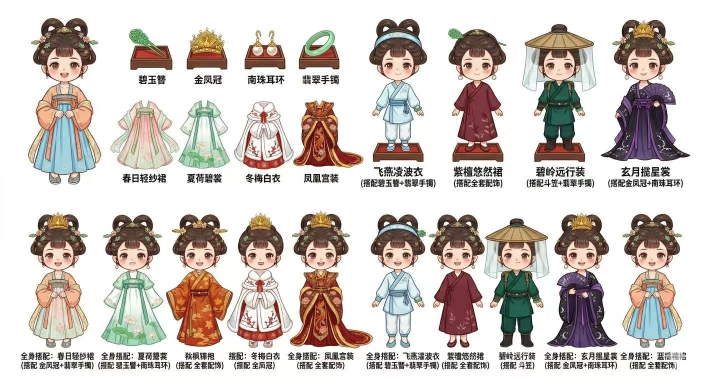
#> input picture frontend/src/components/img_1.png, 1408 x 768 px, found by its file name (shown at 1/2 size)
$ python crop_assets.py
#> lines starting #> are read from the running program, lines starting #| are printed output that depends on the picture
"""
资源裁剪脚本
从用户提供的3张原始图中裁剪出：
  - 8套完整人物搭配图（从 img_1.png 底部）
  - 11个场景背景图（从 img_2.png）
"""
from PIL import Image
import os

BASE = '/Users/chenyinuo02/IdeaProjects/wondergame'
SRC = f'{BASE}/frontend/src/components'
ASSETS = f'{BASE}/frontend/public/assets'

os.makedirs(f'{ASSETS}/outfits', exist_ok=True)
os.makedirs(f'{ASSETS}/scenes', exist_ok=True)

# ============================================================
# img_1.png = 1408×768
# 下半部分是8套全身搭配（y从约390开始到768）
# 8个人物均匀分布在宽度上
# ============================================================
img1 = Image.open(f'{SRC}/img_1.png')
#> img1 is the input picture: PIL image 1408x768 RGB; mean R, G, B 207.4, 199.3, 194.1
W1, H1 = img1.size  # 1408, 768
#> W1 = 1408; H1 = 768
print(f'img_1.png: {W1}x{H1}')
#| img_1.png: 1408x768

# 8套人物从左到右均匀排列
# 从底部那行（y ~ 380到768）
# 根据图片估算：每格宽约 W/8 = 176px
# y: 从370到768（只取人物区域）

outfit_y_start = 370
outfit_y_end   = H1  # 768
#> outfit_y_end = 768

col_w = W1 // 8  # 176
#> col_w = 176

outfits = [
    # (id, name, col_index)
    ('spring_light',   '春日轻纱裙',  0),
    ('summer_lotus',   '夏荷碧裳',    1),
    ('autumn_maple',   '秋枫锦袍',    2),  # 实际是「秋枫锦袍」对应第3列
    ('winter_plum',    '冬梅白衣',    3),
    ('court_phoenix',  '凤凰宫装',    4),
    ('feather_wave',   '飞燕凌波衣',  5),
    ('purple_sandalwood', '紫檀悠然裙', 6),
    ('green_ridge',    '碧岭远行装',  7),
    # 注意img_1.png只有8列，最后一套「玄月揽星裳」在第9张
]

# 从img_1.png裁剪8套
for outfit_id, name, col in outfits:
    x1 = col * col_w
    x2 = (col + 1) * col_w
    y1 = outfit_y_start
    y2 = outfit_y_end
    crop = img1.crop((x1, y1, x2, y2))
    out_path = f'{ASSETS}/outfits/{outfit_id}.png'
    crop.save(out_path)
    print(f'  ✅ {outfit_id}.png ({name}): ({x1},{y1})-({x2},{y2}) -> {crop.size}')

# img.png中还有「玄月揽星裳」（第8套，最右侧）
img0 = Image.open(f'{SRC}/img.png')
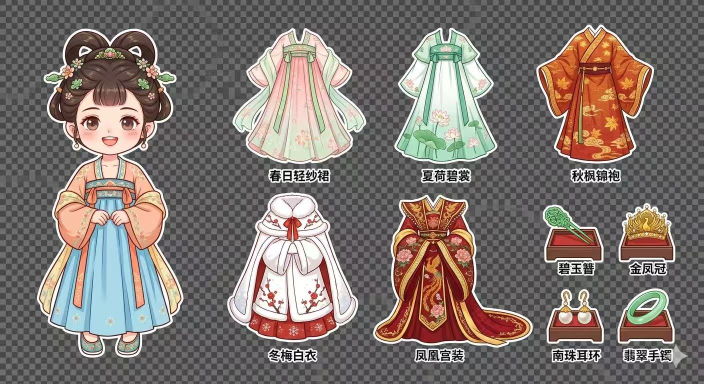
#> input picture frontend/src/components/img.png, 1408 x 768 px, found by its file name (shown at 1/2 size)
#> img0 is the input picture: PIL image 1408x768 RGB; mean R, G, B 126.6, 116.3, 110.9
W0, H0 = img0.size
#> W0 = 1408; H0 = 768
print(f'\nimg.png: {W0}x{H0}')
#| img.png: 1408x768

# img.png 右侧有4套无底图服装 + 4套有人物的独立搭配
# 右半部分（x从704开始）有4个全身人物：飞燕凌波衣、紫檀悠然裙、碧岭远行装、玄月揽星裳
# y从0到768，4列均匀在 704~1408 范围内
right_x_start = 704
right_col_w = (W0 - right_x_start) // 4  # 约176
#> right_col_w = 176

right_outfits = [
    ('feather_wave',      '飞燕凌波衣', 0),
    ('purple_sandalwood', '紫檀悠然裙', 1),
    ('green_ridge',       '碧岭远行装', 2),
    ('moon_star',         '玄月揽星裳', 3),
]

for outfit_id, name, col in right_outfits:
    x1 = right_x_start + col * right_col_w
    x2 = right_x_start + (col + 1) * right_col_w
    y1 = 0
    y2 = H0
    crop = img0.crop((x1, y1, x2, y2))
    out_path = f'{ASSETS}/outfits/{outfit_id}.png'
    crop.save(out_path)
    print(f'  ✅ {outfit_id}.png ({name}): ({x1},{y1})-({x2},{y2}) -> {crop.size}')
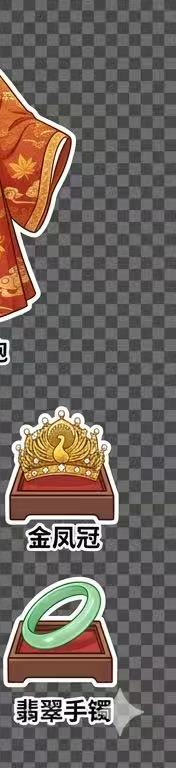
#> crop: PIL image 176x768 RGB; mean R, G, B 111.1, 100.6, 94.5

# ============================================================
# img_1.png 底部行的8套全身搭配（带人物的完整搭配）
# 第0行=配饰行，第1行=无人物服装行，第2行=有人物全身行（最下面）
# ============================================================
# 重新处理 img_1.png 的下半部分（全身搭配那行）
# 图片分析：有两行，上面一行约0~390是服装/配饰，下面是全身搭配
# 实际看图：下方一行有9个人物（含春日），y从约400到768

print('\n=== 从img_1.png 裁剪全身搭配图 ===')
# 全身搭配行（第2行）
row2_y1 = 400
row2_y2 = H1
#> row2_y2 = 768

# 9套全身搭配（从左到右）
outfits_row2 = [
    ('spring_light',   '春日轻纱裙+金凤冠+翡翠手镯',  0),
    ('summer_lotus',   '夏荷碧裳+碧玉簪+南珠耳环',    1),
    ('autumn_maple',   '秋枫锦袍+全套配饰',            2),
    ('winter_plum',    '冬梅白衣+全凤冠',              3),
    ('court_phoenix',  '凤凰宫装+全套配饰',            4),
    ('feather_wave',   '飞燕凌波衣+碧玉簪+翡翠手镯',   5),
    ('purple_sandalwood', '紫檀悠然裙+全套配饰',        6),
    ('green_ridge',    '碧岭远行装+斗笠',               7),
    ('moon_star',      '玄月揽星裳+金凤冠+南珠耳环',    8),
]

# 注意：第9套可能超出8等份，最后一列要单独处理
col_w2 = W1 // 9  # 约156
#> col_w2 = 156

for outfit_id, desc, col in outfits_row2:
    x1 = col * col_w2
    x2 = min((col + 1) * col_w2, W1)
    crop = img1.crop((x1, row2_y1, x2, row2_y2))
    out_path = f'{ASSETS}/outfits/{outfit_id}.png'
    crop.save(out_path)
    print(f'  ✅ {outfit_id}.png: {desc} ({x1},{row2_y1})-({x2},{row2_y2}) -> {crop.size}')
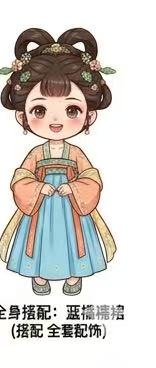
#> crop: PIL image 156x368 RGB; mean R, G, B 210.3, 205.7, 200.7

# ============================================================
# img_2.png = 1408×768 = 场景图
# 3行4列布局（最后一行只有3个）
# 行1（y: 0~256）: 闺房、府衙、街道、客栈
# 行2（y: 256~512）: 酒馆1、酒馆2、跑马场1、草原1
# 行3（y: 512~768）: 跑马场2、草原2、幼学馆、礼仪课堂、药铺（5个，但图宽只有4列？）
# 实际布局需要仔细分析
# ============================================================
img2 = Image.open(f'{SRC}/img_2.png')
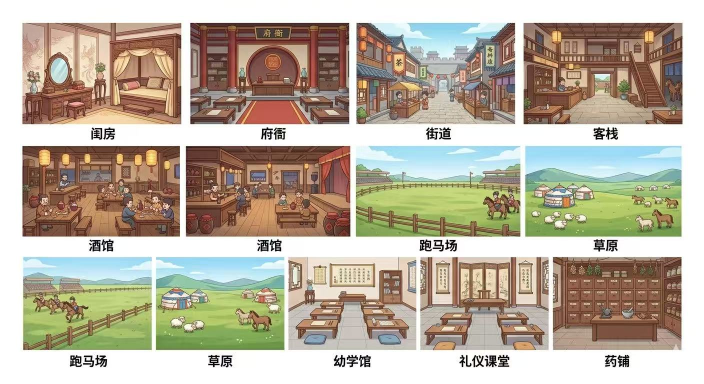
#> input picture frontend/src/components/img_2.png, 1408 x 768 px, found by its file name (shown at 1/2 size)
#> img2 is the input picture: PIL image 1408x768 RGB; mean R, G, B 185.6, 175.8, 159.1
W2, H2 = img2.size
#> W2 = 1408; H2 = 768
print(f'\nimg_2.png: {W2}x{H2}')
#| img_2.png: 1408x768

# 每行高度约 H/3 = 256
row_h = H2 // 3
#> row_h = 256
col_w3 = W2 // 4  # 352
#> col_w3 = 352

scenes = [
    # (id, name, row, col)
    ('bedroom',        '闺房',     0, 0),
    ('mansion',        '府衙',     0, 1),
    ('street',         '街道',     0, 2),
    ('inn',            '客栈',     0, 3),
    ('tavern1',        '酒馆1',    1, 0),
    ('tavern2',        '酒馆2',    1, 1),
    ('horse_ranch1',   '跑马场1',  1, 2),
    ('grassland1',     '草原1',    1, 3),
    ('horse_ranch2',   '跑马场2',  2, 0),
    ('grassland2',     '草原2',    2, 1),
    ('kindergarten',   '幼学馆',   2, 2),
    ('etiquette',      '礼仪课堂', 2, 3),
    # 药铺可能是第5列（若行3有5格）- 暂时跳过
]

for scene_id, name, row, col in scenes:
    x1 = col * col_w3
    x2 = min((col + 1) * col_w3, W2)
    y1 = row * row_h
    y2 = min((row + 1) * row_h, H2)
    # 去掉底部文字标签（约40px）
    y2_crop = y2 - 40
    crop = img2.crop((x1, y1, x2, y2_crop))
    out_path = f'{ASSETS}/scenes/{scene_id}.png'
    crop.save(out_path)
    print(f'  ✅ {scene_id}.png ({name}): ({x1},{y1})-({x2},{y2_crop}) -> {crop.size}')
#> this loop made 12 passes
#> pass 1, `crop = img2.crop((x1, y1, x2, y2_crop))`:
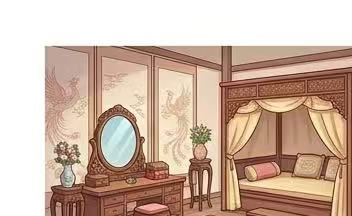
#> crop: PIL image 352x216 RGB; mean R, G, B 205.3, 179.9, 163.4
#> after the loop:
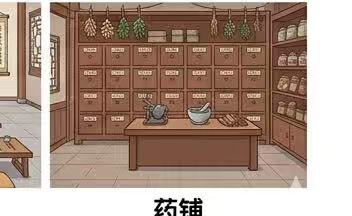
#> crop: PIL image 352x216 RGB; mean R, G, B 171, 147.6, 133.7

# 药铺可能在第3行第4格之外，单独检查
# 如果行3有5个元素，则最后一个是药铺
# 先保存行3整行看看
row3_full = img2.crop((0, 2*row_h, W2, H2))
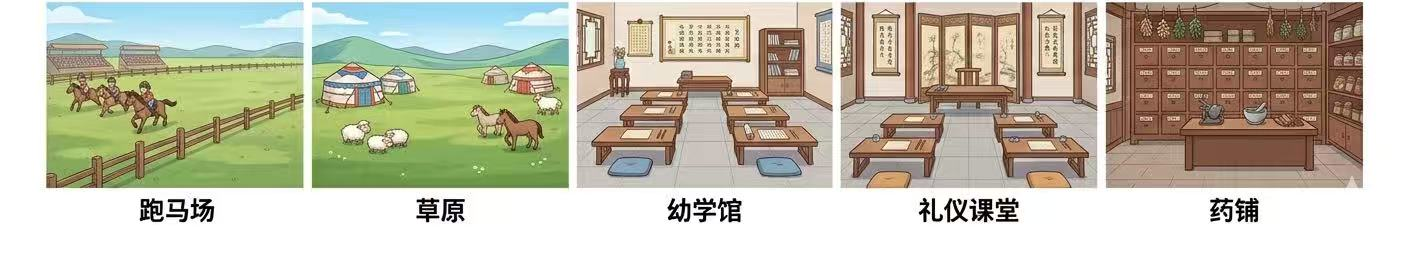
#> row3_full: PIL image 1408x256 RGB; mean R, G, B 192.1, 189, 170.4
row3_full.save(f'{ASSETS}/scenes/row3_debug.png')
print(f'\n  📸 row3_debug.png saved for inspection')

print('\n✅ 裁剪完成！')
#> (the run stopped early here; a loop or call above may not have finished)
